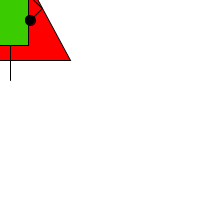
Frame 1 (no input)
Frame 60 (the mouse pressed at the canvas centre just before this capture): identical to frame 1, image omitted
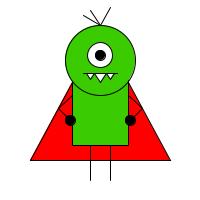
Frame 120 (the mouse held since frame 60 and released just before this capture)

The Processing sketch that drew these frames (run headless with seeded random() and noise(); from frame 60 on, the mouse is pressed at the canvas centre):

// Processing sketch: processing_122863
// ── processing_122863.pde

void setup() {
  size(200,200);
}

void draw() {
  background(255);
  
  //cape
  fill(255,0,0);
  triangle(mouseX-70,mouseY+60,mouseX,mouseY-70,mouseX+70,mouseY+60);
  
  //body
  stroke(0);
  //fill(0,12,168);
  fill(58,204,0);
  rectMode(CENTER);
  rect(mouseX,mouseY,56,90);
 
  //head
  //fill(0,200,255);
  ellipse(mouseX,mouseY-40,70,70);
  
  //hear
  line(mouseX,mouseY-75,mouseX-10,mouseY-90);
  line(mouseX,mouseY-75,mouseX-17,mouseY-85);
  line(mouseX,mouseY-75,mouseX+10,mouseY-93);

  //eye
  fill(255);
  ellipse(mouseX,mouseY-45,25,25);
  fill(0);
  ellipse(mouseX,mouseY-45,10,10);

  //mouth
  line(mouseX-17,mouseY-27,mouseX+17,mouseY-27);
  fill(255);
  triangle(mouseX-6,mouseY-27,mouseX,mouseY-18,mouseX+6,mouseY-27);
  triangle(mouseX-14,mouseY-27,mouseX-10,mouseY-21,mouseX-6,mouseY-27); //left tooth
  triangle(mouseX+6,mouseY-27,mouseX+10,mouseY-21,mouseX+14,mouseY-27); //right tooth
  

  //arm left
  fill(0);
  line(mouseX-28,mouseY-5,mouseX-42,mouseY+8);
  line(mouseX-42,mouseY+8,mouseX-30,mouseY+20);
  ellipse(mouseX-30,mouseY+20,10,10);

  //arm right
  line(mouseX+28,mouseY-5,mouseX+42,mouseY+8);
  line(mouseX+42,mouseY+8,mouseX+30,mouseY+20);
  ellipse(mouseX+30,mouseY+20,10,10);
   
  //legs
  line(mouseX-10,mouseY+45,mouseX-10,mouseY+80);
  line(mouseX+10,mouseY+45,mouseX+10,mouseY+80);
}
